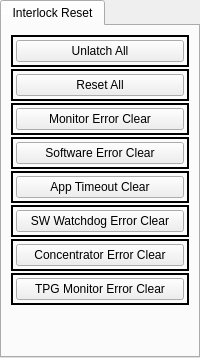
              <widget class="PyDMTabWidget" name="PyDMTabWidget_10">
               <property name="toolTip">
                <string/>
               </property>
               <property name="whatsThis">
                <string/>
               </property>
               <property name="alarmChannels">
                <stringlist>
                 <string></string>
                </stringlist>
               </property>
               <widget class="QWidget" name="tab_22">
                <attribute name="title">
                 <string>Interlock Reset</string>
                </attribute>
                <layout class="QVBoxLayout" name="verticalLayout_32">
                 <property name="leftMargin">
                  <number>9</number>
                 </property>
                 <property name="topMargin">
                  <number>9</number>
                 </property>
                 <property name="rightMargin">
                  <number>9</number>
                 </property>
                 <property name="bottomMargin">
                  <number>9</number>
                 </property>
                 <item>
                  <layout class="QVBoxLayout" name="verticalLayout_31">
                   <property name="spacing">
                    <number>2</number>
                   </property>
                   <property name="leftMargin">
                    <number>0</number>
                   </property>
                   <item>
                    <widget class="PyDMFrame" name="PyDMFrame_8">
                     <property name="maximumSize">
                      <size>
                       <width>16777215</width>
                       <height>100</height>
                      </size>
                     </property>
                     <property name="toolTip">
                      <string/>
                     </property>
                     <property name="frameShape">
                      <enum>QFrame::Box</enum>
                     </property>
                     <property name="lineWidth">
                      <number>2</number>
                     </property>
                     <property name="alarmSensitiveBorder" stdset="0">
                      <bool>true</bool>
                     </property>
                     <layout class="QGridLayout" name="gridLayout_64">
                      <property name="leftMargin">
                       <number>3</number>
                      </property>
                      <property name="topMargin">
                       <number>3</number>
                      </property>
                      <property name="rightMargin">
                       <number>3</number>
                      </property>
                      <property name="bottomMargin">
                       <number>3</number>
                      </property>
                      <item row="0" column="0">
                       <layout class="QGridLayout" name="gridLayout_65">
                        <item row="0" column="0">
                         <widget class="PyDMPushButton" name="PyDMPushButton_14">
                          <property name="toolTip">
                           <string/>
                          </property>
                          <property name="text">
                           <string>Unlatch All</string>
                          </property>
                          <property name="channel" stdset="0">
                           <string>ca://SIOC:SYS0:MP00:UNLATCHALL</string>
                          </property>
                          <property name="pressValue" stdset="0">
                           <string>1</string>
                          </property>
                          <property name="releaseValue" stdset="0">
                           <string>0</string>
                          </property>
                          <property name="writeWhenRelease" stdset="0">
                           <bool>true</bool>
                          </property>
                         </widget>
                        </item>
                       </layout>
                      </item>
                     </layout>
                    </widget>
                   </item>
                   <item>
                    <widget class="PyDMFrame" name="PyDMFrame_7">
                     <property name="maximumSize">
                      <size>
                       <width>16777215</width>
                       <height>100</height>
                      </size>
                     </property>
                     <property name="toolTip">
                      <string/>
                     </property>
                     <property name="frameShape">
                      <enum>QFrame::Box</enum>
                     </property>
                     <property name="lineWidth">
                      <number>2</number>
                     </property>
                     <property name="alarmSensitiveBorder" stdset="0">
                      <bool>true</bool>
                     </property>
                     <layout class="QGridLayout" name="gridLayout_62">
                      <property name="leftMargin">
                       <number>3</number>
                      </property>
                      <property name="topMargin">
                       <number>3</number>
                      </property>
                      <property name="rightMargin">
                       <number>3</number>
                      </property>
                      <property name="bottomMargin">
                       <number>3</number>
                      </property>
                      <item row="0" column="0">
                       <layout class="QGridLayout" name="gridLayout_63">
                        <item row="0" column="0">
                         <widget class="PyDMPushButton" name="PyDMPushButton_13">
                          <property name="toolTip">
                           <string/>
                          </property>
                          <property name="text">
                           <string>Reset All</string>
                          </property>
                          <property name="channel" stdset="0">
                           <string>ca://SIOC:SYS0:MP00:RESET_ALL</string>
                          </property>
                          <property name="pressValue" stdset="0">
                           <string>1</string>
                          </property>
                          <property name="releaseValue" stdset="0">
                           <string>0</string>
                          </property>
                          <property name="writeWhenRelease" stdset="0">
                           <bool>true</bool>
                          </property>
                         </widget>
                        </item>
                       </layout>
                      </item>
                     </layout>
                    </widget>
                   </item>
                   <item>
                    <widget class="PyDMFrame" name="PyDMFrame">
                     <property name="maximumSize">
                      <size>
                       <width>16777215</width>
                       <height>100</height>
                      </size>
                     </property>
                     <property name="toolTip">
                      <string/>
                     </property>
                     <property name="frameShape">
                      <enum>QFrame::Box</enum>
                     </property>
                     <property name="lineWidth">
                      <number>2</number>
                     </property>
                     <property name="alarmSensitiveBorder" stdset="0">
                      <bool>true</bool>
                     </property>
                     <property name="channel" stdset="0">
                      <string>ca://MPS_READY:SYS0:MP00:STATSUMY</string>
                     </property>
                     <layout class="QGridLayout" name="gridLayout_45">
                      <property name="leftMargin">
                       <number>3</number>
                      </property>
                      <property name="topMargin">
                       <number>3</number>
                      </property>
                      <property name="rightMargin">
                       <number>3</number>
                      </property>
                      <property name="bottomMargin">
                       <number>3</number>
                      </property>
                      <property name="horizontalSpacing">
                       <number>0</number>
                      </property>
                      <item row="0" column="0">
                       <layout class="QGridLayout" name="gridLayout_44">
                        <item row="0" column="0">
                         <widget class="PyDMPushButton" name="PyDMPushButton_5">
                          <property name="toolTip">
                           <string/>
                          </property>
                          <property name="text">
                           <string>Monitor Error Clear</string>
                          </property>
                          <property name="alarmSensitiveBorder" stdset="0">
                           <bool>true</bool>
                          </property>
                          <property name="channel" stdset="0">
                           <string>ca://SIOC:SYS0:MP00:MON_ERR_CLR</string>
                          </property>
                          <property name="pressValue" stdset="0">
                           <string>1</string>
                          </property>
                          <property name="releaseValue" stdset="0">
                           <string>0</string>
                          </property>
                          <property name="writeWhenRelease" stdset="0">
                           <bool>true</bool>
                          </property>
                         </widget>
                        </item>
                       </layout>
                      </item>
                     </layout>
                    </widget>
                   </item>
                   <item>
                    <widget class="PyDMFrame" name="PyDMFrame_2">
                     <property name="maximumSize">
                      <size>
                       <width>16777215</width>
                       <height>100</height>
                      </size>
                     </property>
                     <property name="toolTip">
                      <string/>
                     </property>
                     <property name="frameShape">
                      <enum>QFrame::Box</enum>
                     </property>
                     <property name="lineWidth">
                      <number>2</number>
                     </property>
                     <property name="alarmSensitiveBorder" stdset="0">
                      <bool>true</bool>
                     </property>
                     <property name="channel" stdset="0">
                      <string>ca://MPS_SW_ERR:SYS0:MP00:STATSUMY</string>
                     </property>
                     <layout class="QGridLayout" name="gridLayout_47">
                      <property name="leftMargin">
                       <number>3</number>
                      </property>
                      <property name="topMargin">
                       <number>3</number>
                      </property>
                      <property name="rightMargin">
                       <number>3</number>
                      </property>
                      <property name="bottomMargin">
                       <number>3</number>
                      </property>
                      <item row="0" column="0">
                       <layout class="QGridLayout" name="gridLayout_46">
                        <item row="0" column="0">
                         <widget class="PyDMPushButton" name="PyDMPushButton_6">
                          <property name="toolTip">
                           <string/>
                          </property>
                          <property name="text">
                           <string>Software Error Clear</string>
                          </property>
                          <property name="channel" stdset="0">
                           <string>ca://SIOC:SYS0:MP00:SW_ERR_CLR</string>
                          </property>
                          <property name="pressValue" stdset="0">
                           <string>1</string>
                          </property>
                          <property name="releaseValue" stdset="0">
                           <string>0</string>
                          </property>
                          <property name="writeWhenRelease" stdset="0">
                           <bool>true</bool>
                          </property>
                         </widget>
                        </item>
                       </layout>
                      </item>
                     </layout>
                    </widget>
                   </item>
                   <item>
                    <widget class="PyDMFrame" name="PyDMFrame_3">
                     <property name="maximumSize">
                      <size>
                       <width>16777215</width>
                       <height>100</height>
                      </size>
                     </property>
                     <property name="toolTip">
                      <string/>
                     </property>
                     <property name="frameShape">
                      <enum>QFrame::Box</enum>
                     </property>
                     <property name="lineWidth">
                      <number>2</number>
                     </property>
                     <property name="alarmSensitiveBorder" stdset="0">
                      <bool>true</bool>
                     </property>
                     <property name="channel" stdset="0">
                      <string>ca://MPS_TO:SYS0:MP00:STATSUMY</string>
                     </property>
                     <layout class="QGridLayout" name="gridLayout_48">
                      <property name="leftMargin">
                       <number>3</number>
                      </property>
                      <property name="topMargin">
                       <number>3</number>
                      </property>
                      <property name="rightMargin">
                       <number>3</number>
                      </property>
                      <property name="bottomMargin">
                       <number>3</number>
                      </property>
                      <item row="0" column="0">
                       <layout class="QGridLayout" name="gridLayout_49">
                        <item row="1" column="0">
                         <widget class="PyDMPushButton" name="PyDMPushButton_7">
                          <property name="toolTip">
                           <string/>
                          </property>
                          <property name="text">
                           <string>App Timeout Clear</string>
                          </property>
                          <property name="channel" stdset="0">
                           <string>ca://SIOC:SYS0:MP00:TO_ERR_CLR</string>
                          </property>
                          <property name="pressValue" stdset="0">
                           <string>1</string>
                          </property>
                          <property name="releaseValue" stdset="0">
                           <string>0</string>
                          </property>
                          <property name="writeWhenRelease" stdset="0">
                           <bool>true</bool>
                          </property>
                         </widget>
                        </item>
                       </layout>
                      </item>
                     </layout>
                    </widget>
                   </item>
                   <item>
                    <widget class="PyDMFrame" name="PyDMFrame_4">
                     <property name="maximumSize">
                      <size>
                       <width>16777215</width>
                       <height>100</height>
                      </size>
                     </property>
                     <property name="toolTip">
                      <string/>
                     </property>
                     <property name="frameShape">
                      <enum>QFrame::Box</enum>
                     </property>
                     <property name="lineWidth">
                      <number>2</number>
                     </property>
                     <property name="alarmSensitiveBorder" stdset="0">
                      <bool>true</bool>
                     </property>
                     <layout class="QGridLayout" name="gridLayout_52">
                      <property name="leftMargin">
                       <number>3</number>
                      </property>
                      <property name="topMargin">
                       <number>3</number>
                      </property>
                      <property name="rightMargin">
                       <number>3</number>
                      </property>
                      <property name="bottomMargin">
                       <number>3</number>
                      </property>
                      <item row="0" column="0">
                       <layout class="QGridLayout" name="gridLayout_53">
                        <item row="1" column="0">
                         <widget class="PyDMPushButton" name="PyDMPushButton_9">
                          <property name="toolTip">
                           <string/>
                          </property>
                          <property name="text">
                           <string>SW Watchdog Error Clear</string>
                          </property>
                          <property name="channel" stdset="0">
                           <string>ca://SIOC:SYS0:MP00:UPDATE_TIME_CLR</string>
                          </property>
                          <property name="pressValue" stdset="0">
                           <string>1</string>
                          </property>
                          <property name="releaseValue" stdset="0">
                           <string>0</string>
                          </property>
                          <property name="writeWhenRelease" stdset="0">
                           <bool>true</bool>
                          </property>
                         </widget>
                        </item>
                       </layout>
                      </item>
                     </layout>
                    </widget>
                   </item>
                   <item>
                    <widget class="PyDMFrame" name="PyDMFrame_5">
                     <property name="maximumSize">
                      <size>
                       <width>16777215</width>
                       <height>100</height>
                      </size>
                     </property>
                     <property name="toolTip">
                      <string/>
                     </property>
                     <property name="frameShape">
                      <enum>QFrame::Box</enum>
                     </property>
                     <property name="lineWidth">
                      <number>2</number>
                     </property>
                     <property name="alarmSensitiveBorder" stdset="0">
                      <bool>true</bool>
                     </property>
                     <property name="channel" stdset="0">
                      <string>ca://MPS_CO:SYS0:MP00:STATSUMY</string>
                     </property>
                     <layout class="QGridLayout" name="gridLayout_58">
                      <property name="leftMargin">
                       <number>3</number>
                      </property>
                      <property name="topMargin">
                       <number>3</number>
                      </property>
                      <property name="rightMargin">
                       <number>3</number>
                      </property>
                      <property name="bottomMargin">
                       <number>3</number>
                      </property>
                      <item row="0" column="0">
                       <layout class="QGridLayout" name="gridLayout_59">
                        <item row="0" column="0">
                         <widget class="PyDMPushButton" name="PyDMPushButton_12">
                          <property name="toolTip">
                           <string/>
                          </property>
                          <property name="text">
                           <string>Concentrator Error Clear</string>
                          </property>
                          <property name="channel" stdset="0">
                           <string>ca://SIOC:SYS0:MP00:MO_CONC_ERR_CLR</string>
                          </property>
                          <property name="pressValue" stdset="0">
                           <string>1</string>
                          </property>
                          <property name="releaseValue" stdset="0">
                           <string>0</string>
                          </property>
                          <property name="writeWhenRelease" stdset="0">
                           <bool>true</bool>
                          </property>
                         </widget>
                        </item>
                       </layout>
                      </item>
                     </layout>
                    </widget>
                   </item>
                   <item>
                    <widget class="PyDMFrame" name="PyDMFrame_6">
                     <property name="maximumSize">
                      <size>
                       <width>16777215</width>
                       <height>100</height>
                      </size>
                     </property>
                     <property name="toolTip">
                      <string/>
                     </property>
                     <property name="frameShape">
                      <enum>QFrame::Box</enum>
                     </property>
                     <property name="lineWidth">
                      <number>2</number>
                     </property>
                     <property name="alarmSensitiveBorder" stdset="0">
                      <bool>true</bool>
                     </property>
                     <property name="channel" stdset="0">
                      <string>ca://MPS_TIM:SYS0:MP00:STATSUMY</string>
                     </property>
                     <layout class="QGridLayout" name="gridLayout_60">
                      <property name="leftMargin">
                       <number>3</number>
                      </property>
                      <property name="topMargin">
                       <number>3</number>
                      </property>
                      <property name="rightMargin">
                       <number>3</number>
                      </property>
                      <property name="bottomMargin">
                       <number>3</number>
                      </property>
                      <item row="0" column="0">
                       <layout class="QGridLayout" name="gridLayout_61">
                        <item row="0" column="0">
                         <widget class="PyDMPushButton" name="PyDMPushButton">
                          <property name="toolTip">
                           <string/>
                          </property>
                          <property name="text">
                           <string>TPG Monitor Error Clear</string>
                          </property>
                          <property name="channel" stdset="0">
                           <string>ca://SIOC:SYS0:MP00:BEAM_FAULT_CLR</string>
                          </property>
                          <property name="pressValue" stdset="0">
                           <string>1</string>
                          </property>
                          <property name="releaseValue" stdset="0">
                           <string>0</string>
                          </property>
                          <property name="writeWhenRelease" stdset="0">
                           <bool>true</bool>
                          </property>
                         </widget>
                        </item>
                       </layout>
                      </item>
                     </layout>
                    </widget>
                   </item>
                   <item>
                    <spacer name="verticalSpacer_4">
                     <property name="orientation">
                      <enum>Qt::Vertical</enum>
                     </property>
                     <property name="sizeHint" stdset="0">
                      <size>
                       <width>20</width>
                       <height>40</height>
                      </size>
                     </property>
                    </spacer>
                   </item>
                  </layout>
                 </item>
                </layout>
               </widget>
              </widget>
